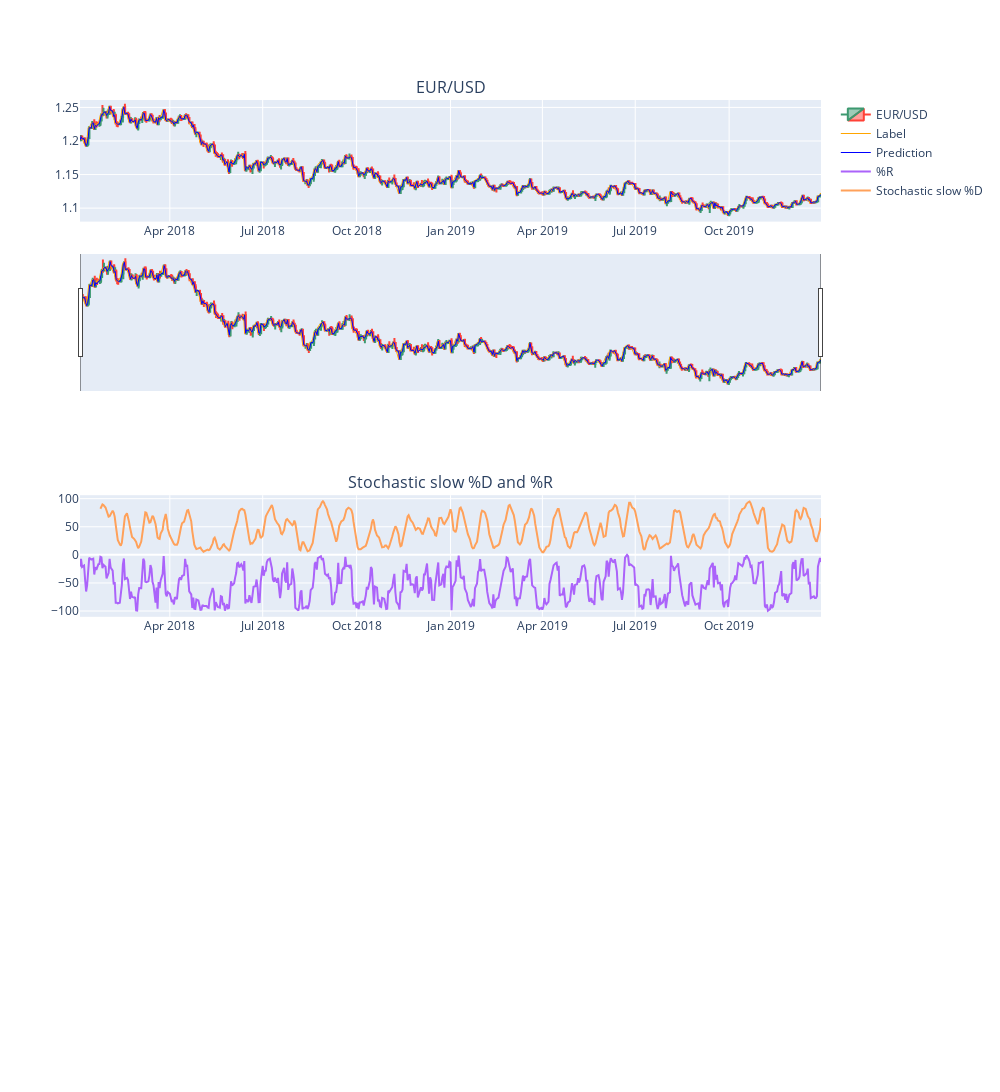
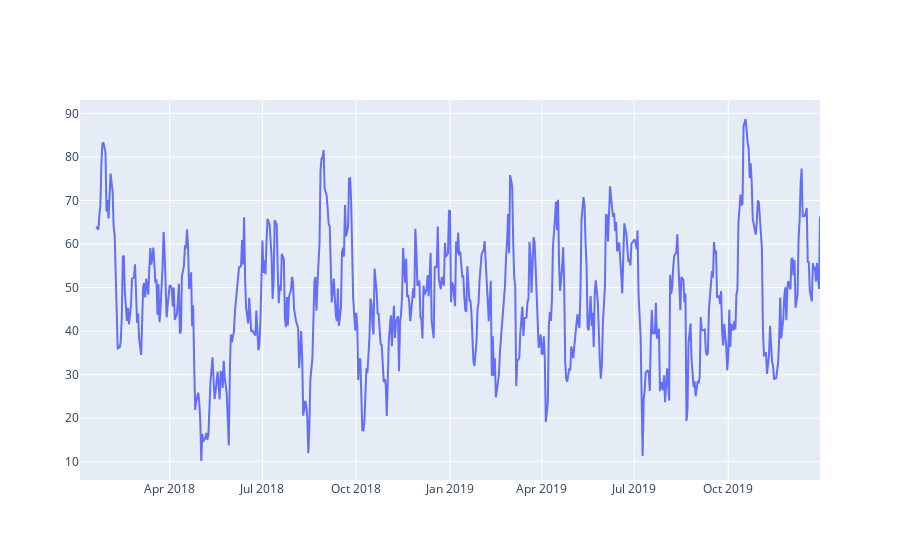

Source (notebook cell) for these figures, in order:
### Markdown cell above
### Calculate the RSI and plot the data

### Code cell
def RSI(data, period=14, close="Close"):
    # Compare close prices, determine if up or down
    diff = data[close].diff()
    diff = diff[1:]
    up, down = diff.copy(), diff.copy()
    
    # Neutralize values that don't correspond to up or down
    up[diff < 0] = 0
    down[diff > 0] = 0
    
    # Average gain and loss of period
    periodUp = up.rolling(window=period).mean()
    periodDown = down.abs().rolling(window = period).mean()
    
    RS = periodUp / periodDown
    RSI = 100 - (100 / (1 + RS))
    
    data["RSI"] = RSI
    return data
results = RSI(results)

RSI_trace = go.Scatter(x = results.index, y = results["RSI"], name=results["RSI"].name)
graph.append_trace((RSI_trace), row=3, col=1)
graph.layout.annotations[-1].update(text="RSI")
RSI_plot = go.Figure(data=RSI_trace)
display(fig.show(), RSI_plot)

### Figure 1 — Plotly figure (JSON) as saved in the notebook; plotly's stock layout.template omitted (floating-point values rounded to 4 significant figures; data arrays with more than 128 entries replaced by an {"elided": "..."} marker saying what was removed)
{"data": [{"close": {"elided": "623 float values"}, "high": {"elided": "623 float values"}, "low": {"elided": "623 float values"}, "name": "EUR/USD", "open": {"elided": "623 float values"}, "type": "candlestick", "uid": "e52c6710-be5e-4fc8-99c4-d35482327839", "x": {"elided": "623 str values"}, "xaxis": "x", "yaxis": "y"}, {"line": {"color": "orange", "width": 1}, "name": "Label", "type": "scatter", "uid": "993c3b0b-9bc9-4e04-977b-31cb8f0e5e4e", "x": {"elided": "623 str values"}, "xaxis": "x", "y": {"elided": "623 float values"}, "yaxis": "y"}, {"line": {"color": "blue", "width": 1}, "name": "Prediction", "type": "scatter", "uid": "588c941f-9bbb-481c-b09b-60de1a74805a", "x": {"elided": "623 str values"}, "xaxis": "x", "y": {"elided": "623 float values"}, "yaxis": "y"}, {"name": "%R", "type": "scatter", "uid": "e2f66398-5b4e-4388-8da0-455fd521d2e9", "x": {"elided": "623 str values"}, "xaxis": "x2", "y": {"elided": "623 float values"}, "yaxis": "y2"}, {"name": "Stochastic slow %D", "type": "scatter", "uid": "33600af1-4bcf-47a9-849d-8b6100f09bf2", "x": {"elided": "623 str values"}, "xaxis": "x2", "y": {"elided": "623 float values"}, "yaxis": "y2"}], "layout": {"annotations": [{"font": {"size": 16}, "showarrow": false, "text": "EUR/USD", "x": 0.5, "xanchor": "center", "xref": "paper", "y": 1, "yanchor": "bottom", "yref": "paper"}, {"font": {"size": 16}, "showarrow": false, "text": "Stochastic slow %D and %R", "x": 0.5, "xanchor": "center", "xref": "paper", "y": 0.5667, "yanchor": "bottom", "yref": "paper"}, {"font": {"size": 16}, "showarrow": false, "text": " ", "x": 0.5, "xanchor": "center", "xref": "paper", "y": 0.1333, "yanchor": "bottom", "yref": "paper"}], "height": 1200, "width": 1000, "xaxis": {"anchor": "y", "domain": [0, 1], "range": ["2018-01-03T00:00:00", "2019-12-30T00:00:00"]}, "xaxis2": {"anchor": "y2", "domain": [0, 1]}, "xaxis3": {"anchor": "y3", "domain": [0, 1]}, "yaxis": {"anchor": "x", "domain": [0.8667, 1], "fixedrange": false, "nticks": 5, "range": [1.08, 1.261], "tick0": 1.1}, "yaxis2": {"anchor": "x2", "domain": [0.4333, 0.5667], "fixedrange": false, "nticks": 5, "tick0": 1.1}, "yaxis3": {"anchor": "x3", "domain": [0, 0.1333], "fixedrange": false, "nticks": 5, "tick0": 1.1}}}

### Figure 2 — Plotly figure (JSON) as saved in the notebook; plotly's stock layout.template omitted (floating-point values rounded to 4 significant figures; data arrays with more than 128 entries replaced by an {"elided": "..."} marker saying what was removed)
{"data": [{"name": "RSI", "type": "scatter", "x": {"elided": "623 str values"}, "y": {"elided": "623 float values"}}], "layout": {}}
